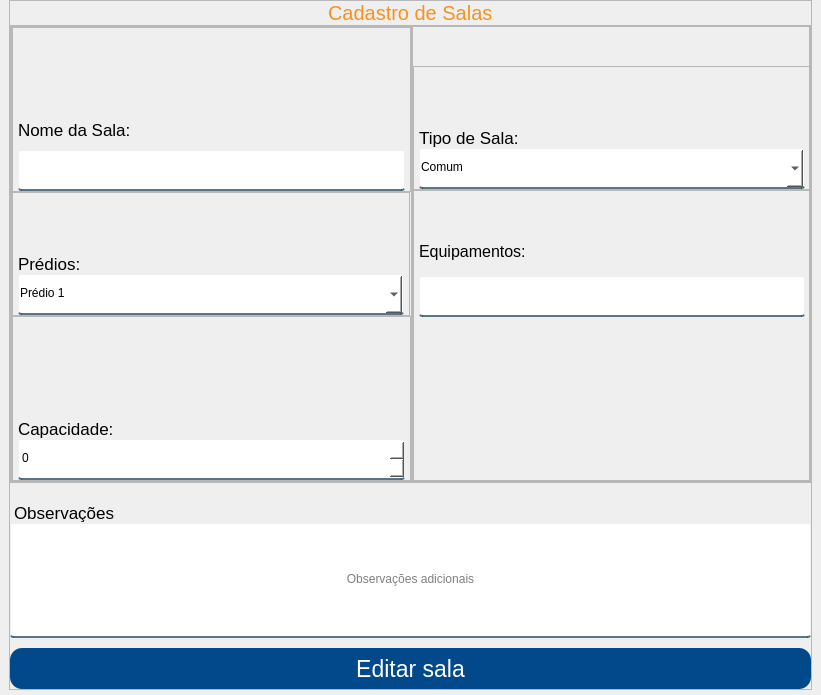
<?xml version="1.0" encoding="UTF-8"?>
<ui version="4.0">
 <class>Form</class>
 <widget class="QWidget" name="Form">
  <property name="geometry">
   <rect>
    <x>0</x>
    <y>0</y>
    <width>821</width>
    <height>695</height>
   </rect>
  </property>
  <property name="windowTitle">
   <string>Form</string>
  </property>
  <property name="styleSheet">
   <string notr="true">QLineEdit, QComboBox, QSpinBox {
	background-color: white;
	border:2px solid rgba(0,0,0,0);
	border-radius: 3px;
	border-bottom-color:rgba(46,82,101,200);
	color:rgb(0,0,0);
	padding-bottom:3px;
}

#btnEditarSala {
	background-color: #01498a;
	color: #FFF;
	border: none;
	border-radius: 12px;

}
 
#cadastrarSala:hover {
	background-color: #f6921e;
}
 
#respostas {
	color: red;
}

#tituloObs {
	margin-top: 20px;
}

#titulo {
	color: #f6921e;
}

#feedbackText {
	margin-bottom: 10px;
}</string>
  </property>
  <layout class="QVBoxLayout" name="verticalLayout">
   <property name="spacing">
    <number>0</number>
   </property>
   <property name="leftMargin">
    <number>5</number>
   </property>
   <property name="topMargin">
    <number>0</number>
   </property>
   <property name="rightMargin">
    <number>5</number>
   </property>
   <property name="bottomMargin">
    <number>5</number>
   </property>
   <item alignment="Qt::AlignHCenter">
    <widget class="QFrame" name="frame_9">
     <property name="frameShape">
      <enum>QFrame::StyledPanel</enum>
     </property>
     <property name="frameShadow">
      <enum>QFrame::Raised</enum>
     </property>
     <layout class="QVBoxLayout" name="verticalLayout_4">
      <property name="spacing">
       <number>0</number>
      </property>
      <property name="leftMargin">
       <number>0</number>
      </property>
      <property name="topMargin">
       <number>0</number>
      </property>
      <property name="rightMargin">
       <number>0</number>
      </property>
      <property name="bottomMargin">
       <number>0</number>
      </property>
      <item alignment="Qt::AlignHCenter">
       <widget class="QLabel" name="titulo">
        <property name="font">
         <font>
          <pointsize>15</pointsize>
         </font>
        </property>
        <property name="text">
         <string>Cadastro de Salas</string>
        </property>
       </widget>
      </item>
      <item>
       <widget class="QFrame" name="frame">
        <property name="sizePolicy">
         <sizepolicy hsizetype="Preferred" vsizetype="Expanding">
          <horstretch>0</horstretch>
          <verstretch>0</verstretch>
         </sizepolicy>
        </property>
        <property name="minimumSize">
         <size>
          <width>801</width>
          <height>340</height>
         </size>
        </property>
        <property name="frameShape">
         <enum>QFrame::StyledPanel</enum>
        </property>
        <property name="frameShadow">
         <enum>QFrame::Raised</enum>
        </property>
        <layout class="QHBoxLayout" name="horizontalLayout_6">
         <property name="spacing">
          <number>0</number>
         </property>
         <property name="leftMargin">
          <number>0</number>
         </property>
         <property name="topMargin">
          <number>0</number>
         </property>
         <property name="rightMargin">
          <number>0</number>
         </property>
         <property name="bottomMargin">
          <number>0</number>
         </property>
         <item>
          <widget class="QFrame" name="frame_5">
           <property name="frameShape">
            <enum>QFrame::StyledPanel</enum>
           </property>
           <property name="frameShadow">
            <enum>QFrame::Raised</enum>
           </property>
           <layout class="QVBoxLayout" name="verticalLayout_2">
            <property name="spacing">
             <number>0</number>
            </property>
            <property name="leftMargin">
             <number>0</number>
            </property>
            <property name="topMargin">
             <number>0</number>
            </property>
            <property name="rightMargin">
             <number>0</number>
            </property>
            <property name="bottomMargin">
             <number>0</number>
            </property>
            <item>
             <widget class="QFrame" name="frame_2">
              <property name="frameShape">
               <enum>QFrame::StyledPanel</enum>
              </property>
              <property name="frameShadow">
               <enum>QFrame::Raised</enum>
              </property>
              <layout class="QVBoxLayout" name="verticalLayout_7">
               <property name="spacing">
                <number>10</number>
               </property>
               <property name="leftMargin">
                <number>5</number>
               </property>
               <property name="topMargin">
                <number>0</number>
               </property>
               <property name="rightMargin">
                <number>5</number>
               </property>
               <property name="bottomMargin">
                <number>0</number>
               </property>
               <item>
                <spacer name="verticalSpacer_3">
                 <property name="orientation">
                  <enum>Qt::Vertical</enum>
                 </property>
                 <property name="sizeHint" stdset="0">
                  <size>
                   <width>20</width>
                   <height>40</height>
                  </size>
                 </property>
                </spacer>
               </item>
               <item>
                <widget class="QLabel" name="label">
                 <property name="font">
                  <font>
                   <pointsize>13</pointsize>
                  </font>
                 </property>
                 <property name="text">
                  <string>Nome da Sala:</string>
                 </property>
                </widget>
               </item>
               <item>
                <widget class="QLineEdit" name="nomeSala">
                 <property name="minimumSize">
                  <size>
                   <width>231</width>
                   <height>41</height>
                  </size>
                 </property>
                 <property name="placeholderText">
                  <string/>
                 </property>
                </widget>
               </item>
              </layout>
             </widget>
            </item>
            <item>
             <widget class="QFrame" name="frame_3">
              <property name="minimumSize">
               <size>
                <width>398</width>
                <height>124</height>
               </size>
              </property>
              <property name="maximumSize">
               <size>
                <width>398</width>
                <height>124</height>
               </size>
              </property>
              <property name="frameShape">
               <enum>QFrame::StyledPanel</enum>
              </property>
              <property name="frameShadow">
               <enum>QFrame::Raised</enum>
              </property>
              <layout class="QVBoxLayout" name="verticalLayout_9">
               <property name="spacing">
                <number>0</number>
               </property>
               <property name="leftMargin">
                <number>5</number>
               </property>
               <property name="topMargin">
                <number>0</number>
               </property>
               <property name="rightMargin">
                <number>5</number>
               </property>
               <property name="bottomMargin">
                <number>0</number>
               </property>
               <item>
                <spacer name="verticalSpacer_6">
                 <property name="orientation">
                  <enum>Qt::Vertical</enum>
                 </property>
                 <property name="sizeHint" stdset="0">
                  <size>
                   <width>20</width>
                   <height>40</height>
                  </size>
                 </property>
                </spacer>
               </item>
               <item>
                <widget class="QLabel" name="label_3">
                 <property name="font">
                  <font>
                   <pointsize>13</pointsize>
                  </font>
                 </property>
                 <property name="text">
                  <string>Prédios:</string>
                 </property>
                </widget>
               </item>
               <item>
                <widget class="QComboBox" name="nomePredio">
                 <property name="minimumSize">
                  <size>
                   <width>231</width>
                   <height>41</height>
                  </size>
                 </property>
                 <property name="cursor">
                  <cursorShape>PointingHandCursor</cursorShape>
                 </property>
                 <property name="editable">
                  <bool>false</bool>
                 </property>
                 <property name="currentText">
                  <string notr="true">Prédio 1</string>
                 </property>
                 <property name="insertPolicy">
                  <enum>QComboBox::InsertAlphabetically</enum>
                 </property>
                 <item>
                  <property name="text">
                   <string>Prédio 1</string>
                  </property>
                 </item>
                 <item>
                  <property name="text">
                   <string>Prédio 2</string>
                  </property>
                 </item>
                </widget>
               </item>
              </layout>
             </widget>
            </item>
            <item>
             <widget class="QFrame" name="frame_4">
              <property name="frameShape">
               <enum>QFrame::StyledPanel</enum>
              </property>
              <property name="frameShadow">
               <enum>QFrame::Raised</enum>
              </property>
              <layout class="QVBoxLayout" name="verticalLayout_8">
               <property name="spacing">
                <number>0</number>
               </property>
               <property name="leftMargin">
                <number>5</number>
               </property>
               <property name="topMargin">
                <number>0</number>
               </property>
               <property name="rightMargin">
                <number>5</number>
               </property>
               <property name="bottomMargin">
                <number>0</number>
               </property>
               <item>
                <spacer name="verticalSpacer_2">
                 <property name="orientation">
                  <enum>Qt::Vertical</enum>
                 </property>
                 <property name="sizeHint" stdset="0">
                  <size>
                   <width>20</width>
                   <height>40</height>
                  </size>
                 </property>
                </spacer>
               </item>
               <item>
                <widget class="QLabel" name="label_5">
                 <property name="font">
                  <font>
                   <pointsize>13</pointsize>
                  </font>
                 </property>
                 <property name="text">
                  <string>Capacidade:</string>
                 </property>
                </widget>
               </item>
               <item>
                <widget class="QSpinBox" name="mediaCapacidade">
                 <property name="minimumSize">
                  <size>
                   <width>231</width>
                   <height>41</height>
                  </size>
                 </property>
                 <property name="cursor">
                  <cursorShape>PointingHandCursor</cursorShape>
                 </property>
                 <property name="maximum">
                  <number>1000</number>
                 </property>
                </widget>
               </item>
              </layout>
             </widget>
            </item>
           </layout>
          </widget>
         </item>
         <item>
          <widget class="QFrame" name="frame_8">
           <property name="maximumSize">
            <size>
             <width>398</width>
             <height>16777215</height>
            </size>
           </property>
           <property name="frameShape">
            <enum>QFrame::StyledPanel</enum>
           </property>
           <property name="frameShadow">
            <enum>QFrame::Raised</enum>
           </property>
           <layout class="QVBoxLayout" name="verticalLayout_3">
            <property name="spacing">
             <number>0</number>
            </property>
            <property name="leftMargin">
             <number>0</number>
            </property>
            <property name="topMargin">
             <number>0</number>
            </property>
            <property name="rightMargin">
             <number>0</number>
            </property>
            <property name="bottomMargin">
             <number>0</number>
            </property>
            <item>
             <spacer name="verticalSpacer_4">
              <property name="orientation">
               <enum>Qt::Vertical</enum>
              </property>
              <property name="sizeType">
               <enum>QSizePolicy::Minimum</enum>
              </property>
              <property name="sizeHint" stdset="0">
               <size>
                <width>16</width>
                <height>39</height>
               </size>
              </property>
             </spacer>
            </item>
            <item>
             <widget class="QFrame" name="frame_6">
              <property name="minimumSize">
               <size>
                <width>398</width>
                <height>124</height>
               </size>
              </property>
              <property name="maximumSize">
               <size>
                <width>398</width>
                <height>124</height>
               </size>
              </property>
              <property name="frameShape">
               <enum>QFrame::StyledPanel</enum>
              </property>
              <property name="frameShadow">
               <enum>QFrame::Raised</enum>
              </property>
              <layout class="QVBoxLayout" name="verticalLayout_6">
               <property name="spacing">
                <number>0</number>
               </property>
               <property name="leftMargin">
                <number>5</number>
               </property>
               <property name="topMargin">
                <number>0</number>
               </property>
               <property name="rightMargin">
                <number>5</number>
               </property>
               <property name="bottomMargin">
                <number>0</number>
               </property>
               <item>
                <spacer name="verticalSpacer_7">
                 <property name="orientation">
                  <enum>Qt::Vertical</enum>
                 </property>
                 <property name="sizeHint" stdset="0">
                  <size>
                   <width>20</width>
                   <height>41</height>
                  </size>
                 </property>
                </spacer>
               </item>
               <item>
                <widget class="QLabel" name="label_2">
                 <property name="font">
                  <font>
                   <pointsize>13</pointsize>
                  </font>
                 </property>
                 <property name="text">
                  <string>Tipo de Sala:</string>
                 </property>
                </widget>
               </item>
               <item>
                <widget class="QComboBox" name="tipoSala">
                 <property name="minimumSize">
                  <size>
                   <width>231</width>
                   <height>41</height>
                  </size>
                 </property>
                 <property name="cursor">
                  <cursorShape>PointingHandCursor</cursorShape>
                 </property>
                 <property name="editable">
                  <bool>false</bool>
                 </property>
                 <property name="currentText">
                  <string>Comum</string>
                 </property>
                 <property name="insertPolicy">
                  <enum>QComboBox::InsertAlphabetically</enum>
                 </property>
                 <property name="sizeAdjustPolicy">
                  <enum>QComboBox::AdjustToMinimumContentsLength</enum>
                 </property>
                 <item>
                  <property name="text">
                   <string>Comum</string>
                  </property>
                 </item>
                 <item>
                  <property name="text">
                   <string>Laboratório</string>
                  </property>
                 </item>
                 <item>
                  <property name="text">
                   <string>Comum</string>
                  </property>
                 </item>
                 <item>
                  <property name="text">
                   <string>Área Externa</string>
                  </property>
                 </item>
                </widget>
               </item>
              </layout>
             </widget>
            </item>
            <item>
             <widget class="QFrame" name="frame_7">
              <property name="minimumSize">
               <size>
                <width>398</width>
                <height>124</height>
               </size>
              </property>
              <property name="frameShape">
               <enum>QFrame::StyledPanel</enum>
              </property>
              <property name="frameShadow">
               <enum>QFrame::Raised</enum>
              </property>
              <layout class="QVBoxLayout" name="verticalLayout_5">
               <property name="spacing">
                <number>10</number>
               </property>
               <property name="leftMargin">
                <number>5</number>
               </property>
               <property name="topMargin">
                <number>0</number>
               </property>
               <property name="rightMargin">
                <number>5</number>
               </property>
               <property name="bottomMargin">
                <number>0</number>
               </property>
               <item>
                <spacer name="verticalSpacer">
                 <property name="orientation">
                  <enum>Qt::Vertical</enum>
                 </property>
                 <property name="sizeHint" stdset="0">
                  <size>
                   <width>20</width>
                   <height>40</height>
                  </size>
                 </property>
                </spacer>
               </item>
               <item>
                <widget class="QLabel" name="label_4">
                 <property name="minimumSize">
                  <size>
                   <width>386</width>
                   <height>48</height>
                  </size>
                 </property>
                 <property name="maximumSize">
                  <size>
                   <width>110</width>
                   <height>30</height>
                  </size>
                 </property>
                 <property name="font">
                  <font>
                   <pointsize>12</pointsize>
                  </font>
                 </property>
                 <property name="text">
                  <string>Equipamentos:</string>
                 </property>
                </widget>
               </item>
               <item>
                <widget class="QLineEdit" name="tipoEquipamento">
                 <property name="minimumSize">
                  <size>
                   <width>231</width>
                   <height>41</height>
                  </size>
                 </property>
                 <property name="placeholderText">
                  <string/>
                 </property>
                </widget>
               </item>
               <item>
                <spacer name="verticalSpacer_5">
                 <property name="orientation">
                  <enum>Qt::Vertical</enum>
                 </property>
                 <property name="sizeType">
                  <enum>QSizePolicy::Minimum</enum>
                 </property>
                 <property name="sizeHint" stdset="0">
                  <size>
                   <width>20</width>
                   <height>163</height>
                  </size>
                 </property>
                </spacer>
               </item>
              </layout>
             </widget>
            </item>
           </layout>
          </widget>
         </item>
        </layout>
       </widget>
      </item>
      <item>
       <widget class="QLabel" name="tituloObs">
        <property name="font">
         <font>
          <pointsize>13</pointsize>
         </font>
        </property>
        <property name="text">
         <string>Observações</string>
        </property>
       </widget>
      </item>
      <item>
       <widget class="QLineEdit" name="feedbackText">
        <property name="sizePolicy">
         <sizepolicy hsizetype="Expanding" vsizetype="Preferred">
          <horstretch>0</horstretch>
          <verstretch>0</verstretch>
         </sizepolicy>
        </property>
        <property name="minimumSize">
         <size>
          <width>125</width>
          <height>125</height>
         </size>
        </property>
        <property name="alignment">
         <set>Qt::AlignCenter</set>
        </property>
        <property name="placeholderText">
         <string>Observações adicionais</string>
        </property>
        <property name="cursorMoveStyle">
         <enum>Qt::VisualMoveStyle</enum>
        </property>
        <property name="clearButtonEnabled">
         <bool>false</bool>
        </property>
       </widget>
      </item>
      <item>
       <widget class="QPushButton" name="btnEditarSala">
        <property name="minimumSize">
         <size>
          <width>621</width>
          <height>41</height>
         </size>
        </property>
        <property name="font">
         <font>
          <pointsize>17</pointsize>
         </font>
        </property>
        <property name="text">
         <string>Editar sala</string>
        </property>
       </widget>
      </item>
     </layout>
    </widget>
   </item>
  </layout>
 </widget>
 <tabstops>
  <tabstop>nomeSala</tabstop>
  <tabstop>nomePredio</tabstop>
  <tabstop>mediaCapacidade</tabstop>
 </tabstops>
 <resources/>
 <connections/>
</ui>
